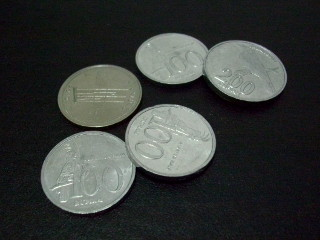
//> input picture assets/coins.jpg, 320 x 240 px
$ ./watershed   (built with g++ and OpenCV 4)
//> lines starting //> are read from the running program, lines starting //| are printed output that depends on the picture; after the words box and inside, x2 and y2 are one past the last pixel; in counts of white or black regions, pixels touching at a corner belong together
/**
 * Count and segment overlapping objects with Watershed and Distance Transform.
 *
 * See the tutorial at:
 * http://opencv-code.com/count-and-segment-overlapping-objects-with-watershed-and-distance-transform/
 */
#include <opencv2/imgproc/imgproc.hpp>
#include <opencv2/highgui/highgui.hpp>
#include <iostream>

int main()
{
	cv::Mat src = cv::imread("assets/coins.jpg");
//> src is the input picture: 240 rows x 320 cols, CV_8UC3; mean B, G, R 56.4, 58.7, 55.3
	if (!src.data)
		return -1;

	cv::imshow("src", src);

	// Create binary image from source image
	cv::Mat bw;
	cv::cvtColor(src, bw, CV_BGR2GRAY);
	cv::threshold(bw, bw, 40, 255, CV_THRESH_BINARY);
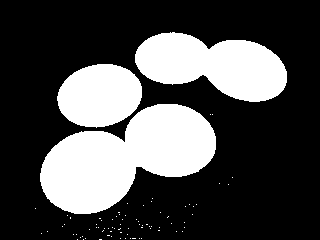
//> bw: 240 rows x 320 cols, CV_8UC1; 29.7% white; 81 white regions (78 under 20 px), largest, box (x1, y1, x2, y2) and area: (40, 104, 216, 214) 11473, (135, 32, 287, 102) 7005, (57, 64, 142, 128) 4204
	cv::imshow("bw", bw);

	// Perform the distance transform algorithm
	cv::Mat dist;
	cv::distanceTransform(bw, dist, CV_DIST_L2, 3);
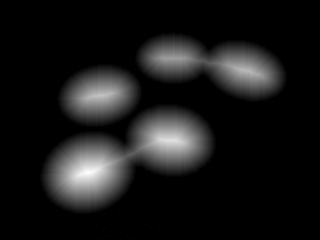
//> dist: 240 rows x 320 cols, CV_32FC1; min 0, max 40.11, mean 3.8; drawn with min black and max white

	// Normalize the distance image for range = {0.0, 1.0}
	// so we can visualize and threshold it
	cv::normalize(dist, dist, 0, 1., cv::NORM_MINMAX);
	cv::imshow("dist", dist);

	// Threshold to obtain the peaks
	// This will be the markers for the foreground objects
	cv::threshold(dist, dist, .5, 1., CV_THRESH_BINARY);
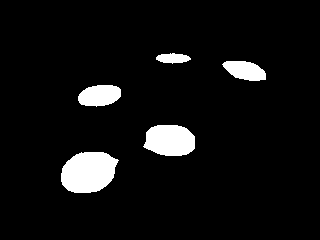
//> dist: 240 rows x 320 cols, CV_32FC1; values 0 (black) and 1 (white), 6.3% white; 5 white regions, box (x1, y1, x2, y2) and area: (61, 152, 119, 193) 1849, (143, 125, 195, 156) 1315, (78, 85, 121, 107) 741, (222, 61, 266, 81) 629, (156, 53, 191, 64) 270
	cv::imshow("dist2", dist);

	// Create the CV_8U version of the distance image
	// It is needed for cv::findContours()
	cv::Mat dist_8u;
	dist.convertTo(dist_8u, CV_8U);
//> dist_8u: 240 rows x 320 cols, CV_8UC1; values 0 (black) and 1 (white), 6.3% white; 5 white regions

	// Find total markers
	std::vector<std::vector<cv::Point> > contours;
	cv::findContours(dist_8u, contours, CV_RETR_EXTERNAL, CV_CHAIN_APPROX_SIMPLE);
//> contours = 5 contours; box (x1, y1, x2, y2) and area: (61, 152, 119, 193) 1776, (143, 125, 195, 156) 1252, (78, 85, 121, 107) 692, (222, 61, 266, 81) 581, (156, 53, 191, 64) 234
	int ncomp = contours.size();
//> ncomp = 5

	// Create the marker image for the watershed algorithm
	cv::Mat markers = cv::Mat::zeros(dist.size(), CV_32SC1);

	// Draw the foreground markers
	for (int i = 0; i < ncomp; i++)
		cv::drawContours(markers, contours, i, cv::Scalar::all(i+1), -1);
//> this loop made 5 passes
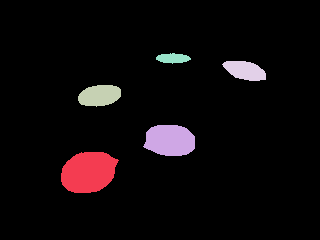
//> markers: 240 rows x 320 cols, CV_32SC1; 6 distinct labels, from 0 to 5; one colour per label, 0 black

	// Draw the background marker
	cv::circle(markers, cv::Point(5,5), 3, CV_RGB(255,255,255), -1);
//> markers: 240 rows x 320 cols, CV_32SC1; 7 distinct labels, from 0 to 255
	cv::imshow("markers", markers*10000);
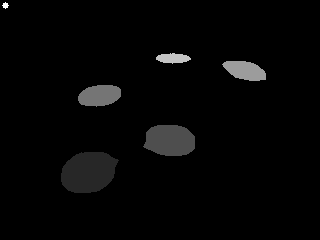
//> window 'markers': 240 rows x 320 cols, CV_8UC1; min 0, max 255, mean 5.5

	// Perform the watershed algorithm
	cv::watershed(src, markers);
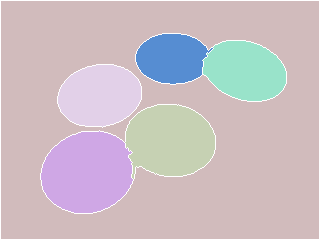
//> markers: 240 rows x 320 cols, CV_32SC1; 7 distinct labels, from -1 to 255; one colour per label, 0 black, -1 white

	// Generate random colors
	std::vector<cv::Vec3b> colors;
	for (int i = 0; i < ncomp; i++)
	{
		int b = cv::theRNG().uniform(0, 255);
		int g = cv::theRNG().uniform(0, 255);
		int r = cv::theRNG().uniform(0, 255);

		colors.push_back(cv::Vec3b((uchar)b, (uchar)g, (uchar)r));
	}

	// Create the result image
	cv::Mat dst = cv::Mat::zeros(markers.size(), CV_8UC3);

	// Fill labeled objects with random colors
	for (int i = 0; i < markers.rows; i++)
	{
		for (int j = 0; j < markers.cols; j++)
		{
			int index = markers.at<int>(i,j);
			if (index > 0 && index <= ncomp)
				dst.at<cv::Vec3b>(i,j) = colors[index-1];
			else
				dst.at<cv::Vec3b>(i,j) = cv::Vec3b(0,0,0);
		}
	}
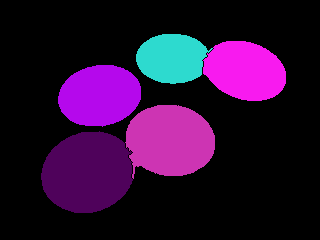
//> dst: 240 rows x 320 cols, CV_8UC3; mean B, G, R 50.7, 13.3, 43.1

	cv::imshow("dst", dst);

	cv::waitKey(0);
	return 0;
}
